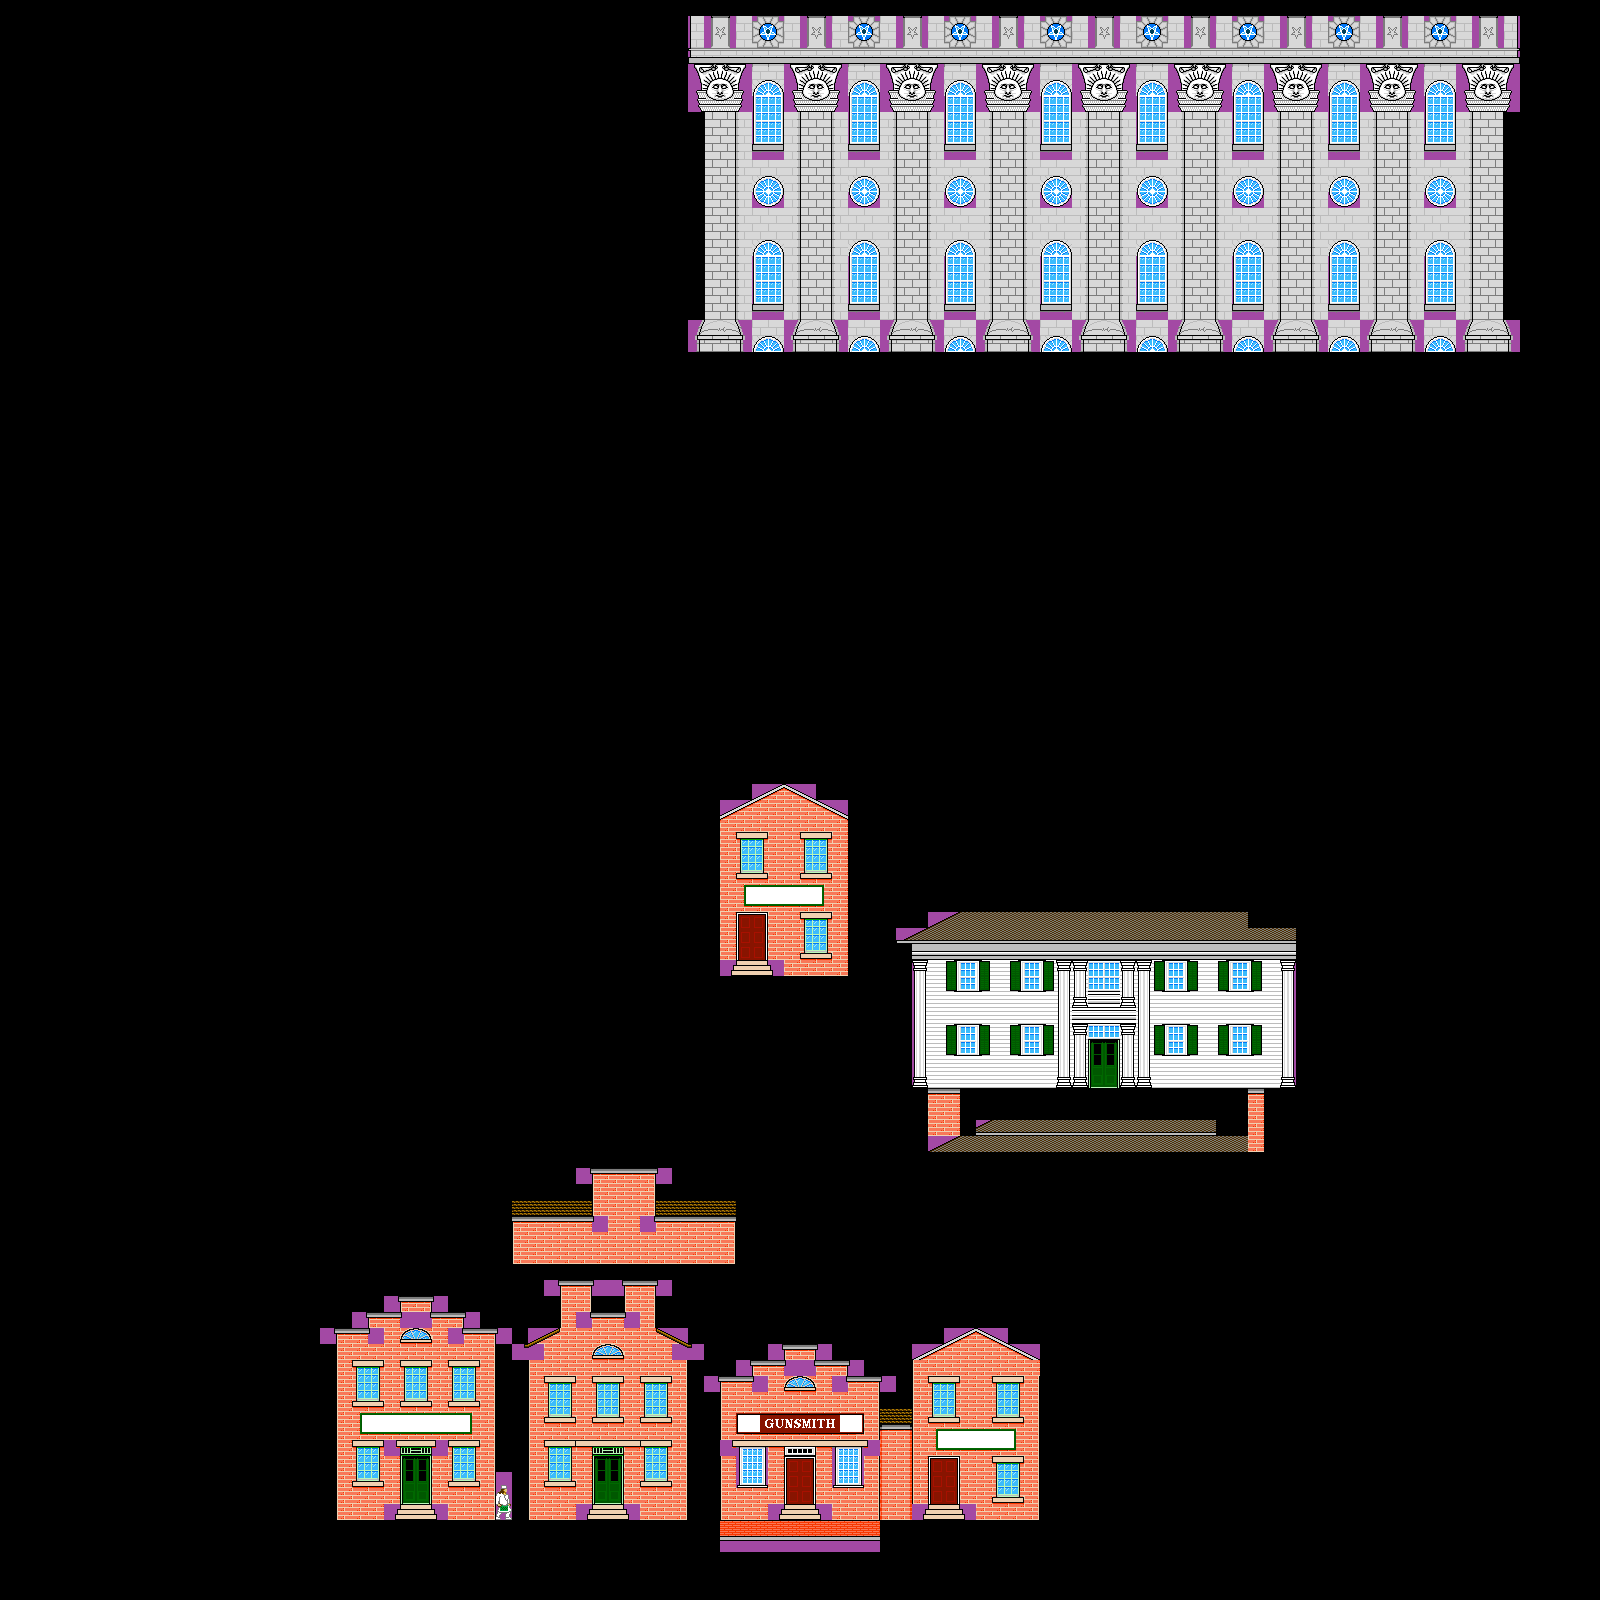

A 2D game scene composited from a Tiled map and its tileset images. What follows is a short description and the map's XML, with each tile layer's data collapsed to a summary:
An orthogonal 100x100 tile map with 16x16 px tiles, 2 tile layers (background, Tile Layer 1).

<map version="1.9" tiledversion="1.9.2" orientation="orthogonal" renderorder="right-down" width="100" height="100" tilewidth="16" tileheight="16" infinite="0" nextlayerid="3" nextobjectid="1">
 <tileset firstgid="1" source="nauvoo.tsx" />
 <layer id="2" name="background" width="100" height="100">
  <data>[10000 cells, 1424 non-empty, 30 distinct tile ids]</data>
 </layer>
 <layer id="1" name="Tile Layer 1" width="100" height="100">
  <data>[10000 cells, 1403 non-empty, 147 distinct tile ids]</data>
 </layer>
</map>